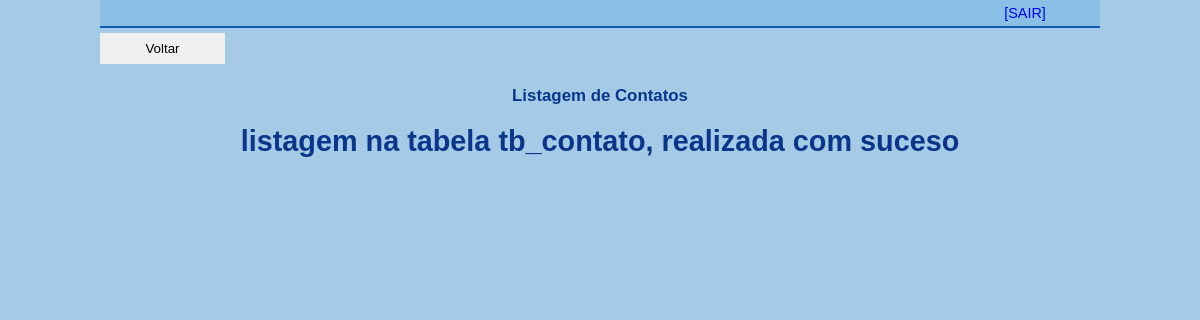
The app's page /view/cpadmin/list-contato.php, older data.
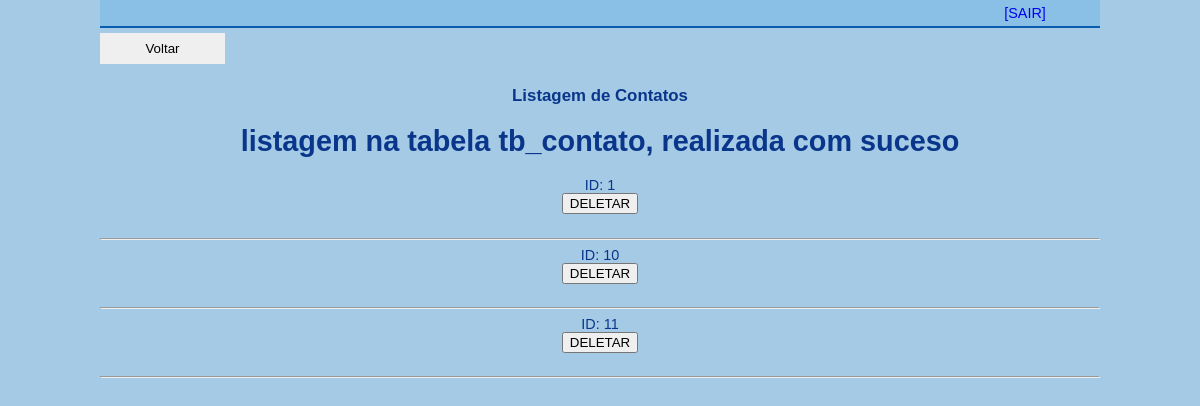
The same page, newer data.
### tables this page shows
CREATE TABLE `tb_contato` (
  `contato_id` int(11) NOT NULL,
  `contato_numerofixo` varchar(25) NOT NULL,
  `contato_numeromovel` varchar(25) NOT NULL
);

### util/Conn.php (called while the page is built)
<?php
abstract class Conn{
    private static $Host = HOST;
    private static $User = USER;
    private static $Pass = PASS;
    private static $Dbsa = DBSA;
    private static $Connect = null;
    private static function Conectar(){
        try{
            if(self::$Connect == null):
                $dsn = 'mysql:host='.self::$Host . ';dbname=' . self::$Dbsa;
                $options = [PDO::MYSQL_ATTR_INIT_COMMAND => 'SET NAMES UTF8'];
                self::$Connect = new PDO($dsn, self::$User, self::$Pass,$options);
            endif;
        }catch (PDOException $e){
            echo "Erro de Conexão com o Banco de Dados";
            die;
        }
        self::$Connect->setAttribute(PDO::ATTR_ERRMODE, PDO::ERRMODE_EXCEPTION);
        return self::$Connect;
    }
    protected static function getConn(){
        return self::Conectar();
    }
}

### controller/ControllerReadContato.php (called while the page is built, shortened)
<?php
    require '../../model/Dao/ReadAdmin.php';
    $read = new ReadAdmin();
    $read->listAll('tb_contato','contato_id','ControllerDeleteContato','');

### model/Dao/ReadAdmin.php (the view, shortened to what this page needs)
<?php
require '../../util/Conn.php';
class readadmin extends Conn{
    function listAll($tabela, $campoTbIdentificador, $controllerDelete, $controllerUpdate){
        $result = parent::getConn()->query("SELECT * from $tabela");
        if ($result) {
            echo "<h1>listagem na tabela $tabela, realizada com suceso </h1>";
            foreach ($result as $row) {
                echo "ID: " . $row[$campoTbIdentificador] . "<br>";
                $identificador = $row[$campoTbIdentificador];
                echo"
                <form action='../../controller/$controllerDelete.php' method='post'>
                    <button type='submit' name='identificador' value='$identificador'>DELETAR</button>
                </form>
                <br>
                ";
                echo "<hr>";
            }
        }else{
            echo "Nenhum Registro Encontrado";
        }
    }
}

### view/cpadmin/list-contato.php (shortened to what this page needs)
<!DOCTYPE html>
<html>
<head>
    <?php
    include('includes/header-css.php');
    ?>
</head>
<body>
<div id="Body">
    <?php include("includes/header-top.php"); ?>
    <?php include("includes/header-return.php"); ?>
    <div class="index">
        <h3>Listagem de Contatos</h3>
        <?php
        require_once '../../controller/ControllerReadContato.php';
        ?>
    </div>
</div>
</body>
</html>

### view/cpadmin/includes/header-css.php
<link rel="stylesheet" href="css/configs-gerais.css">
<link rel="stylesheet" href="https://maxcdn.bootstrapcdn.com/font-awesome/4.5.0/css/font-awesome.min.css">

### view/cpadmin/includes/header-top.php
<div id="headerTopo">
    <div class="headerLogout">
		<a href="http://www.siteadv.esy.es">[SAIR]</a>
    </div>
</div>

### view/cpadmin/includes/header-return.php
<div id="return">
	<button onclick="javascript:window.history.go(-1)">Voltar</button>
</div>

### view/cpadmin/css/configs-gerais.css (style rules this page uses)
body { margin:0; padding:0; text-align:center; font-family:arial; font-size: 0.9em; background-color: #a5cae5; background-image: url('../images/background.png'); background-repeat: repeat; background-attachment: fixed; color: #09368A; }
body a:link { text-decoration: none; }
#Body { width: 100%; max-width: 1000px; margin: 0 auto; padding: 0; text-align: justify; display: inline-block; }
.index { width: 100%; max-width: 1000px; margin: 0 auto; text-align: center; }
#headerTopo { width: 100%; padding: 5px 0; float: left; border-bottom: 2px solid #0a5cae; background-color: #8bc0e6; }
.headerLogout { width: 15%; float: right; text-align: center; }
#return button { width: 125px; padding: 8px 10px; margin: 5px 0; border:0; cursor: pointer; }

Row changes from the older to the newer data that the page shows:
added tb_contato: contato_id "1"
added tb_contato: contato_id "10"
added tb_contato: contato_id "11"
